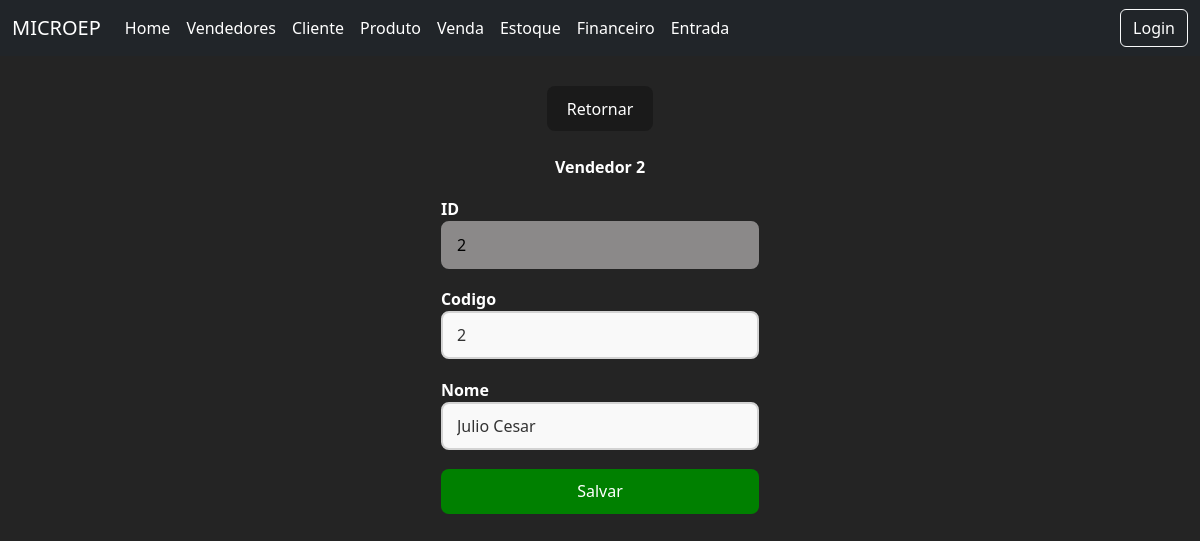
Before: /vendedores/2/edit/ with the older database file.
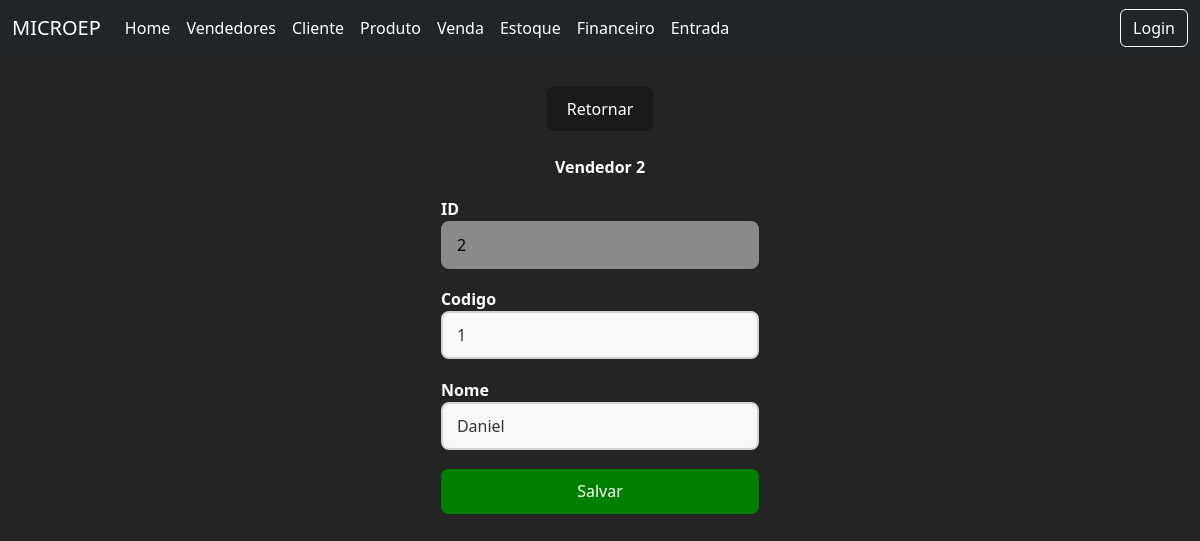
After: the same page with the newer database file.
### core/models.py (models this page shows, shortened)
class Vendedor(models.Model):
    codigo = models.IntegerField()
    nome = models.CharField(max_length=100)

### core/views.py (the view, shortened to what this page needs)
# urls.py: path('vendedores/<int:id>/edit/',views.editar_vendedor,name='editarvendedor'),
def editar_vendedor(request,id):
    erro = None
    vend = get_object_or_404(Vendedor,id=id)
    return render(request,'edicao/editarvendedor.html',
    {'vend':vend,'erro':erro}
    )

### core/templates/edicao/editarvendedor.html (shortened to what this page needs)
<!DOCTYPE html>
<html lang="pt-br">
<head>
    {% load static %}
    <link rel="stylesheet" href="{% static 'home.css' %}">
</head>
<body>
    {% include 'components/navbar.html'%}
    <div class="divcentral">
        <button class="buttonp"><a href="{% url 'vendedores' %}">Retornar</a></button>
        <br>
         <p class="boldtext">Vendedor {{vend.id}} </p>
        <form  method="post">
            <div class="formularios">
                <p class="boldtext">ID<input class="inputcadastrodisable"  name="id" value="{{ vend.id }}" disabled></p>
                <p class="boldtext" >Codigo<input class="inputcadastro" type="text" name="codigo" value="{{ vend.codigo }}"></p>
                <p class="boldtext">Nome<input class="inputcadastro" type="text" name="nome" value="{{vend.nome}}"></p>
                <button class="checkbutton" type="submit">Salvar</button>
        </div>
    </form>
    </div>
</body>
</html>

Changed rows visible on the page:
changed Vendedor id 2: codigo "2" → "1"; nome "Julio Cesar" → "Daniel"
